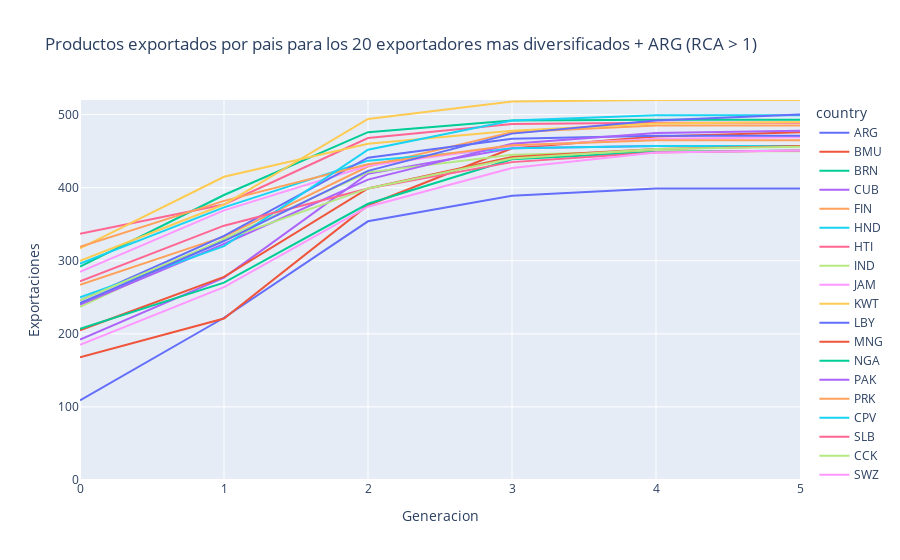

Here is the notebook cell this chart was saved with:
### Code cell
top_20 = exports_df[exports_df.generation == exports_df.generation.max()].nlargest(n=20, columns=["count_exports"]).country
exports_top_20_df = exports_df[exports_df.country.isin(top_20) | (exports_df.country == "ARG")]
fig = px.line(exports_top_20_df,
    x="generation",
    y="count_exports",
    color="country",
    title=f'Productos exportados por pais para los 20 exportadores mas diversificados + ARG (RCA > 1)',
    labels={"count_exports": "Exportaciones", "generation": "Generacion", "couintry": "Pais"},
)
fig.update_yaxes(range=[0, exports_df.count_exports.max()])
fig.show()

### Figure 1 — Plotly figure (JSON) as saved in the notebook; plotly's stock layout.template omitted (floating-point values rounded to 4 significant figures)
{"data": [{"hovertemplate": "country=ARG<br>Generacion=%{x}<br>Exportaciones=%{y}<extra></extra>", "legendgroup": "ARG", "line": {"color": "#636efa", "dash": "solid"}, "marker": {"symbol": "circle"}, "mode": "lines", "name": "ARG", "orientation": "v", "showlegend": true, "type": "scatter", "x": [0, 1, 2, 3, 4, 5], "xaxis": "x", "y": [109, 222, 354, 389, 399, 399], "yaxis": "y"}, {"hovertemplate": "country=BMU<br>Generacion=%{x}<br>Exportaciones=%{y}<extra></extra>", "legendgroup": "BMU", "line": {"color": "#EF553B", "dash": "solid"}, "marker": {"symbol": "circle"}, "mode": "lines", "name": "BMU", "orientation": "v", "showlegend": true, "type": "scatter", "x": [0, 1, 2, 3, 4, 5], "xaxis": "x", "y": [168, 221, 376, 454, 470, 476], "yaxis": "y"}, {"hovertemplate": "country=BRN<br>Generacion=%{x}<br>Exportaciones=%{y}<extra></extra>", "legendgroup": "BRN", "line": {"color": "#00cc96", "dash": "solid"}, "marker": {"symbol": "circle"}, "mode": "lines", "name": "BRN", "orientation": "v", "showlegend": true, "type": "scatter", "x": [0, 1, 2, 3, 4, 5], "xaxis": "x", "y": [292, 390, 476, 492, 493, 493], "yaxis": "y"}, {"hovertemplate": "country=CUB<br>Generacion=%{x}<br>Exportaciones=%{y}<extra></extra>", "legendgroup": "CUB", "line": {"color": "#ab63fa", "dash": "solid"}, "marker": {"symbol": "circle"}, "mode": "lines", "name": "CUB", "orientation": "v", "showlegend": true, "type": "scatter", "x": [0, 1, 2, 3, 4, 5], "xaxis": "x", "y": [192, 277, 419, 454, 457, 457], "yaxis": "y"}, {"hovertemplate": "country=FIN<br>Generacion=%{x}<br>Exportaciones=%{y}<extra></extra>", "legendgroup": "FIN", "line": {"color": "#FFA15A", "dash": "solid"}, "marker": {"symbol": "circle"}, "mode": "lines", "name": "FIN", "orientation": "v", "showlegend": true, "type": "scatter", "x": [0, 1, 2, 3, 4, 5], "xaxis": "x", "y": [267, 333, 429, 476, 485, 485], "yaxis": "y"}, {"hovertemplate": "country=HND<br>Generacion=%{x}<br>Exportaciones=%{y}<extra></extra>", "legendgroup": "HND", "line": {"color": "#19d3f3", "dash": "solid"}, "marker": {"symbol": "circle"}, "mode": "lines", "name": "HND", "orientation": "v", "showlegend": true, "type": "scatter", "x": [0, 1, 2, 3, 4, 5], "xaxis": "x", "y": [296, 373, 437, 454, 457, 457], "yaxis": "y"}, {"hovertemplate": "country=HTI<br>Generacion=%{x}<br>Exportaciones=%{y}<extra></extra>", "legendgroup": "HTI", "line": {"color": "#FF6692", "dash": "solid"}, "marker": {"symbol": "circle"}, "mode": "lines", "name": "HTI", "orientation": "v", "showlegend": true, "type": "scatter", "x": [0, 1, 2, 3, 4, 5], "xaxis": "x", "y": [337, 377, 468, 487, 489, 489], "yaxis": "y"}, {"hovertemplate": "country=IND<br>Generacion=%{x}<br>Exportaciones=%{y}<extra></extra>", "legendgroup": "IND", "line": {"color": "#B6E880", "dash": "solid"}, "marker": {"symbol": "circle"}, "mode": "lines", "name": "IND", "orientation": "v", "showlegend": true, "type": "scatter", "x": [0, 1, 2, 3, 4, 5], "xaxis": "x", "y": [237, 330, 421, 445, 450, 450], "yaxis": "y"}, {"hovertemplate": "country=JAM<br>Generacion=%{x}<br>Exportaciones=%{y}<extra></extra>", "legendgroup": "JAM", "line": {"color": "#FF97FF", "dash": "solid"}, "marker": {"symbol": "circle"}, "mode": "lines", "name": "JAM", "orientation": "v", "showlegend": true, "type": "scatter", "x": [0, 1, 2, 3, 4, 5], "xaxis": "x", "y": [285, 369, 430, 457, 467, 469], "yaxis": "y"}, {"hovertemplate": "country=KWT<br>Generacion=%{x}<br>Exportaciones=%{y}<extra></extra>", "legendgroup": "KWT", "line": {"color": "#FECB52", "dash": "solid"}, "marker": {"symbol": "circle"}, "mode": "lines", "name": "KWT", "orientation": "v", "showlegend": true, "type": "scatter", "x": [0, 1, 2, 3, 4, 5], "xaxis": "x", "y": [317, 415, 460, 478, 488, 490], "yaxis": "y"}, {"hovertemplate": "country=LBY<br>Generacion=%{x}<br>Exportaciones=%{y}<extra></extra>", "legendgroup": "LBY", "line": {"color": "#636efa", "dash": "solid"}, "marker": {"symbol": "circle"}, "mode": "lines", "name": "LBY", "orientation": "v", "showlegend": true, "type": "scatter", "x": [0, 1, 2, 3, 4, 5], "xaxis": "x", "y": [246, 334, 441, 467, 471, 471], "yaxis": "y"}, {"hovertemplate": "country=MNG<br>Generacion=%{x}<br>Exportaciones=%{y}<extra></extra>", "legendgroup": "MNG", "line": {"color": "#EF553B", "dash": "solid"}, "marker": {"symbol": "circle"}, "mode": "lines", "name": "MNG", "orientation": "v", "showlegend": true, "type": "scatter", "x": [0, 1, 2, 3, 4, 5], "xaxis": "x", "y": [205, 278, 399, 442, 453, 457], "yaxis": "y"}, {"hovertemplate": "country=NGA<br>Generacion=%{x}<br>Exportaciones=%{y}<extra></extra>", "legendgroup": "NGA", "line": {"color": "#00cc96", "dash": "solid"}, "marker": {"symbol": "circle"}, "mode": "lines", "name": "NGA", "orientation": "v", "showlegend": true, "type": "scatter", "x": [0, 1, 2, 3, 4, 5], "xaxis": "x", "y": [207, 270, 378, 439, 449, 451], "yaxis": "y"}, {"hovertemplate": "country=PAK<br>Generacion=%{x}<br>Exportaciones=%{y}<extra></extra>", "legendgroup": "PAK", "line": {"color": "#ab63fa", "dash": "solid"}, "marker": {"symbol": "circle"}, "mode": "lines", "name": "PAK", "orientation": "v", "showlegend": true, "type": "scatter", "x": [0, 1, 2, 3, 4, 5], "xaxis": "x", "y": [240, 323, 411, 460, 475, 478], "yaxis": "y"}, {"hovertemplate": "country=PRK<br>Generacion=%{x}<br>Exportaciones=%{y}<extra></extra>", "legendgroup": "PRK", "line": {"color": "#FFA15A", "dash": "solid"}, "marker": {"symbol": "circle"}, "mode": "lines", "name": "PRK", "orientation": "v", "showlegend": true, "type": "scatter", "x": [0, 1, 2, 3, 4, 5], "xaxis": "x", "y": [319, 382, 432, 458, 465, 465], "yaxis": "y"}, {"hovertemplate": "country=CPV<br>Generacion=%{x}<br>Exportaciones=%{y}<extra></extra>", "legendgroup": "CPV", "line": {"color": "#19d3f3", "dash": "solid"}, "marker": {"symbol": "circle"}, "mode": "lines", "name": "CPV", "orientation": "v", "showlegend": true, "type": "scatter", "x": [0, 1, 2, 3, 4, 5], "xaxis": "x", "y": [250, 320, 452, 492, 499, 499], "yaxis": "y"}, {"hovertemplate": "country=SLB<br>Generacion=%{x}<br>Exportaciones=%{y}<extra></extra>", "legendgroup": "SLB", "line": {"color": "#FF6692", "dash": "solid"}, "marker": {"symbol": "circle"}, "mode": "lines", "name": "SLB", "orientation": "v", "showlegend": true, "type": "scatter", "x": [0, 1, 2, 3, 4, 5], "xaxis": "x", "y": [272, 348, 399, 435, 448, 451], "yaxis": "y"}, {"hovertemplate": "country=CCK<br>Generacion=%{x}<br>Exportaciones=%{y}<extra></extra>", "legendgroup": "CCK", "line": {"color": "#B6E880", "dash": "solid"}, "marker": {"symbol": "circle"}, "mode": "lines", "name": "CCK", "orientation": "v", "showlegend": true, "type": "scatter", "x": [0, 1, 2, 3, 4, 5], "xaxis": "x", "y": [246, 329, 399, 440, 453, 456], "yaxis": "y"}, {"hovertemplate": "country=SWZ<br>Generacion=%{x}<br>Exportaciones=%{y}<extra></extra>", "legendgroup": "SWZ", "line": {"color": "#FF97FF", "dash": "solid"}, "marker": {"symbol": "circle"}, "mode": "lines", "name": "SWZ", "orientation": "v", "showlegend": true, "type": "scatter", "x": [0, 1, 2, 3, 4, 5], "xaxis": "x", "y": [185, 264, 374, 427, 448, 451], "yaxis": "y"}, {"hovertemplate": "country=UKR<br>Generacion=%{x}<br>Exportaciones=%{y}<extra></extra>", "legendgroup": "UKR", "line": {"color": "#FECB52", "dash": "solid"}, "marker": {"symbol": "circle"}, "mode": "lines", "name": "UKR", "orientation": "v", "showlegend": true, "type": "scatter", "x": [0, 1, 2, 3, 4, 5], "xaxis": "x", "y": [300, 377, 494, 518, 520, 520], "yaxis": "y"}, {"hovertemplate": "country=SSD<br>Generacion=%{x}<br>Exportaciones=%{y}<extra></extra>", "legendgroup": "SSD", "line": {"color": "#636efa", "dash": "solid"}, "marker": {"symbol": "circle"}, "mode": "lines", "name": "SSD", "orientation": "v", "showlegend": true, "type": "scatter", "x": [0, 1, 2, 3, 4, 5], "xaxis": "x", "y": [242, 327, 423, 474, 492, 500], "yaxis": "y"}], "layout": {"legend": {"title": {"text": "country"}, "tracegroupgap": 0}, "title": {"text": "Productos exportados por pais para los 20 exportadores mas diversificados + ARG (RCA > 1)"}, "xaxis": {"anchor": "y", "domain": [0, 1], "title": {"text": "Generacion"}}, "yaxis": {"anchor": "x", "domain": [0, 1], "range": [0, 520], "title": {"text": "Exportaciones"}}}}
